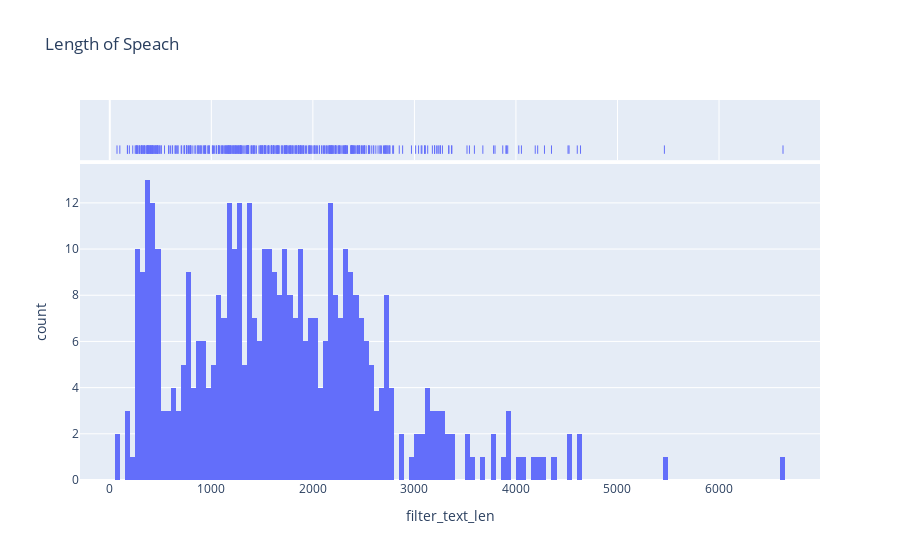

The notebook cell this image was saved under:
### Markdown cell above
<br>

The length of speeches distributed as a histogram once stopwords have been filtered.

### Code cell
fig = px.histogram(df_merge, x="filter_text_len", marginal="rug",nbins=150, hover_data=['speaker','title']
                  ,title="Length of Speach")
fig.show()

### Figure 1 — Plotly figure (JSON) as saved in the notebook; plotly's stock layout.template omitted (floating-point values rounded to 4 significant figures; data arrays with more than 128 entries replaced by an {"elided": "..."} marker saying what was removed)
{"data": [{"alignmentgroup": "True", "bingroup": "x", "hovertemplate": "filter_text_len=%{x}<br>count=%{y}<extra></extra>", "legendgroup": "", "marker": {"color": "#636efa", "pattern": {"shape": ""}}, "name": "", "nbinsx": 150, "offsetgroup": "", "orientation": "v", "showlegend": false, "type": "histogram", "x": {"elided": "430 int values"}, "xaxis": "x", "yaxis": "y"}, {"alignmentgroup": "True", "boxpoints": "all", "customdata": {"elided": "430x2 str values"}, "fillcolor": "rgba(255,255,255,0)", "hoveron": "points", "hovertemplate": "filter_text_len=%{x}<br>speaker=%{customdata[0]}<br>title=%{customdata[1]}<extra></extra>", "jitter": 0, "legendgroup": "", "line": {"color": "rgba(255,255,255,0)"}, "marker": {"color": "#636efa", "symbol": "line-ns-open"}, "name": "", "offsetgroup": "", "showlegend": false, "type": "box", "x": {"elided": "430 int values"}, "xaxis": "x2", "yaxis": "y2"}], "layout": {"autosize": true, "barmode": "relative", "legend": {"tracegroupgap": 0}, "title": {"text": "Length of Speach"}, "xaxis": {"anchor": "y", "autorange": true, "domain": [0, 1], "range": [-293.4, 6994.0], "title": {"text": "filter_text_len"}, "type": "linear"}, "xaxis2": {"anchor": "y2", "autorange": true, "domain": [0, 1], "matches": "x", "range": [-293.4, 6994.0], "showgrid": true, "showticklabels": false, "type": "linear"}, "yaxis": {"anchor": "x", "autorange": true, "domain": [0, 0.8316], "range": [0, 13.68], "title": {"text": "count"}}, "yaxis2": {"anchor": "x2", "autorange": true, "domain": [0.8416, 1], "matches": "y2", "range": [-0.6176, 0.5], "showgrid": false, "showline": false, "showticklabels": false, "ticks": "", "type": "category"}}}
